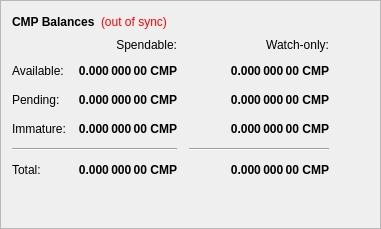
        <widget class="QFrame" name="frame">
         <property name="frameShape">
          <enum>QFrame::StyledPanel</enum>
         </property>
         <property name="frameShadow">
          <enum>QFrame::Raised</enum>
         </property>
         <layout class="QVBoxLayout" name="verticalLayout_4">
          <item>
           <layout class="QHBoxLayout" name="horizontalLayout_4">
            <item>
             <widget class="QLabel" name="label_5">
              <property name="font">
               <font>
                <weight>75</weight>
                <bold>true</bold>
               </font>
              </property>
              <property name="text">
               <string>CMP Balances</string>
              </property>
             </widget>
            </item>
            <item>
             <widget class="QLabel" name="labelWalletStatus">
              <property name="cursor">
               <cursorShape>WhatsThisCursor</cursorShape>
              </property>
              <property name="toolTip">
               <string>The displayed information may be out of date. Your wallet automatically synchronizes with the Cmp network after a connection is established, but this process has not completed yet.</string>
              </property>
              <property name="styleSheet">
               <string notr="true">QLabel { color: red; }</string>
              </property>
              <property name="text">
               <string notr="true">(out of sync)</string>
              </property>
              <property name="alignment">
               <set>Qt::AlignLeading|Qt::AlignLeft|Qt::AlignVCenter</set>
              </property>
             </widget>
            </item>
            <item>
             <spacer name="horizontalSpacer_3">
              <property name="orientation">
               <enum>Qt::Horizontal</enum>
              </property>
              <property name="sizeHint" stdset="0">
               <size>
                <width>40</width>
                <height>20</height>
               </size>
              </property>
             </spacer>
            </item>
           </layout>
          </item>
          <item>
           <layout class="QGridLayout" name="gridLayout">
            <property name="spacing">
             <number>12</number>
            </property>
            <item row="2" column="2">
             <widget class="QLabel" name="labelWatchPending">
              <property name="font">
               <font>
                <weight>75</weight>
                <bold>true</bold>
               </font>
              </property>
              <property name="cursor">
               <cursorShape>IBeamCursor</cursorShape>
              </property>
              <property name="toolTip">
               <string>Unconfirmed transactions to watch-only addresses</string>
              </property>
              <property name="text">
               <string notr="true">0.000 000 00 CMP</string>
              </property>
              <property name="alignment">
               <set>Qt::AlignRight|Qt::AlignTrailing|Qt::AlignVCenter</set>
              </property>
              <property name="textInteractionFlags">
               <set>Qt::LinksAccessibleByMouse|Qt::TextSelectableByKeyboard|Qt::TextSelectableByMouse</set>
              </property>
             </widget>
            </item>
            <item row="2" column="1">
             <widget class="QLabel" name="labelUnconfirmed">
              <property name="font">
               <font>
                <weight>75</weight>
                <bold>true</bold>
               </font>
              </property>
              <property name="cursor">
               <cursorShape>IBeamCursor</cursorShape>
              </property>
              <property name="toolTip">
               <string>Total of transactions that have yet to be confirmed, and do not yet count toward the spendable balance</string>
              </property>
              <property name="text">
               <string notr="true">0.000 000 00 CMP</string>
              </property>
              <property name="alignment">
               <set>Qt::AlignRight|Qt::AlignTrailing|Qt::AlignVCenter</set>
              </property>
              <property name="textInteractionFlags">
               <set>Qt::LinksAccessibleByMouse|Qt::TextSelectableByKeyboard|Qt::TextSelectableByMouse</set>
              </property>
             </widget>
            </item>
            <item row="3" column="2">
             <widget class="QLabel" name="labelWatchImmature">
              <property name="font">
               <font>
                <weight>75</weight>
                <bold>true</bold>
               </font>
              </property>
              <property name="cursor">
               <cursorShape>IBeamCursor</cursorShape>
              </property>
              <property name="toolTip">
               <string>Staked or masternode rewards in watch-only addresses that has not yet matured</string>
              </property>
              <property name="text">
               <string notr="true">0.000 000 00 CMP</string>
              </property>
              <property name="alignment">
               <set>Qt::AlignRight|Qt::AlignTrailing|Qt::AlignVCenter</set>
              </property>
              <property name="textInteractionFlags">
               <set>Qt::LinksAccessibleByMouse|Qt::TextSelectableByKeyboard|Qt::TextSelectableByMouse</set>
              </property>
             </widget>
            </item>
            <item row="4" column="0" colspan="2">
             <widget class="Line" name="lineSpendableBalance">
              <property name="orientation">
               <enum>Qt::Horizontal</enum>
              </property>
             </widget>
            </item>
            <item row="4" column="2">
             <widget class="Line" name="lineWatchBalance">
              <property name="sizePolicy">
               <sizepolicy hsizetype="Preferred" vsizetype="Fixed">
                <horstretch>0</horstretch>
                <verstretch>0</verstretch>
               </sizepolicy>
              </property>
              <property name="minimumSize">
               <size>
                <width>140</width>
                <height>0</height>
               </size>
              </property>
              <property name="orientation">
               <enum>Qt::Horizontal</enum>
              </property>
             </widget>
            </item>
            <item row="5" column="0">
             <widget class="QLabel" name="labelTotalText">
              <property name="text">
               <string>Total:</string>
              </property>
             </widget>
            </item>
            <item row="3" column="1">
             <widget class="QLabel" name="labelImmature">
              <property name="font">
               <font>
                <weight>75</weight>
                <bold>true</bold>
               </font>
              </property>
              <property name="cursor">
               <cursorShape>IBeamCursor</cursorShape>
              </property>
              <property name="toolTip">
               <string>Staked or masternode rewards that has not yet matured</string>
              </property>
              <property name="text">
               <string notr="true">0.000 000 00 CMP</string>
              </property>
              <property name="alignment">
               <set>Qt::AlignRight|Qt::AlignTrailing|Qt::AlignVCenter</set>
              </property>
              <property name="textInteractionFlags">
               <set>Qt::LinksAccessibleByMouse|Qt::TextSelectableByKeyboard|Qt::TextSelectableByMouse</set>
              </property>
             </widget>
            </item>
            <item row="2" column="3">
             <spacer name="horizontalSpacer_2">
              <property name="orientation">
               <enum>Qt::Horizontal</enum>
              </property>
              <property name="sizeHint" stdset="0">
               <size>
                <width>40</width>
                <height>20</height>
               </size>
              </property>
             </spacer>
            </item>
            <item row="3" column="0">
             <widget class="QLabel" name="labelImmatureText">
              <property name="text">
               <string>Immature:</string>
              </property>
             </widget>
            </item>
            <item row="5" column="1">
             <widget class="QLabel" name="labelTotal">
              <property name="font">
               <font>
                <weight>75</weight>
                <bold>true</bold>
               </font>
              </property>
              <property name="cursor">
               <cursorShape>IBeamCursor</cursorShape>
              </property>
              <property name="toolTip">
               <string>Your current total balance</string>
              </property>
              <property name="text">
               <string notr="true">0.000 000 00 CMP</string>
              </property>
              <property name="alignment">
               <set>Qt::AlignRight|Qt::AlignTrailing|Qt::AlignVCenter</set>
              </property>
              <property name="textInteractionFlags">
               <set>Qt::LinksAccessibleByMouse|Qt::TextSelectableByKeyboard|Qt::TextSelectableByMouse</set>
              </property>
             </widget>
            </item>
            <item row="5" column="2">
             <widget class="QLabel" name="labelWatchTotal">
              <property name="font">
               <font>
                <weight>75</weight>
                <bold>true</bold>
               </font>
              </property>
              <property name="cursor">
               <cursorShape>IBeamCursor</cursorShape>
              </property>
              <property name="toolTip">
               <string>Current total balance in watch-only addresses</string>
              </property>
              <property name="text">
               <string notr="true">0.000 000 00 CMP</string>
              </property>
              <property name="alignment">
               <set>Qt::AlignRight|Qt::AlignTrailing|Qt::AlignVCenter</set>
              </property>
              <property name="textInteractionFlags">
               <set>Qt::LinksAccessibleByMouse|Qt::TextSelectableByKeyboard|Qt::TextSelectableByMouse</set>
              </property>
             </widget>
            </item>
            <item row="0" column="2">
             <widget class="QLabel" name="labelWatchonly">
              <property name="text">
               <string>Watch-only:</string>
              </property>
              <property name="alignment">
               <set>Qt::AlignRight|Qt::AlignTrailing|Qt::AlignVCenter</set>
              </property>
             </widget>
            </item>
            <item row="1" column="0">
             <widget class="QLabel" name="labelBalanceText">
              <property name="text">
               <string>Available:</string>
              </property>
             </widget>
            </item>
            <item row="1" column="1">
             <widget class="QLabel" name="labelBalance">
              <property name="font">
               <font>
                <weight>75</weight>
                <bold>true</bold>
               </font>
              </property>
              <property name="cursor">
               <cursorShape>IBeamCursor</cursorShape>
              </property>
              <property name="toolTip">
               <string>Your current spendable balance</string>
              </property>
              <property name="text">
               <string notr="true">0.000 000 00 CMP</string>
              </property>
              <property name="alignment">
               <set>Qt::AlignRight|Qt::AlignTrailing|Qt::AlignVCenter</set>
              </property>
              <property name="textInteractionFlags">
               <set>Qt::LinksAccessibleByMouse|Qt::TextSelectableByKeyboard|Qt::TextSelectableByMouse</set>
              </property>
             </widget>
            </item>
            <item row="1" column="2">
             <widget class="QLabel" name="labelWatchAvailable">
              <property name="font">
               <font>
                <weight>75</weight>
                <bold>true</bold>
               </font>
              </property>
              <property name="cursor">
               <cursorShape>IBeamCursor</cursorShape>
              </property>
              <property name="toolTip">
               <string>Your current balance in watch-only addresses</string>
              </property>
              <property name="text">
               <string notr="true">0.000 000 00 CMP</string>
              </property>
              <property name="alignment">
               <set>Qt::AlignRight|Qt::AlignTrailing|Qt::AlignVCenter</set>
              </property>
              <property name="textInteractionFlags">
               <set>Qt::LinksAccessibleByMouse|Qt::TextSelectableByKeyboard|Qt::TextSelectableByMouse</set>
              </property>
             </widget>
            </item>
            <item row="2" column="0">
             <widget class="QLabel" name="labelPendingText">
              <property name="text">
               <string>Pending:</string>
              </property>
             </widget>
            </item>
            <item row="0" column="1">
             <widget class="QLabel" name="labelSpendable">
              <property name="text">
               <string>Spendable:</string>
              </property>
              <property name="alignment">
               <set>Qt::AlignRight|Qt::AlignTrailing|Qt::AlignVCenter</set>
              </property>
             </widget>
            </item>
           </layout>
          </item>
          <item>
           <spacer name="verticalSpacer_4">
            <property name="orientation">
             <enum>Qt::Vertical</enum>
            </property>
            <property name="sizeHint" stdset="0">
             <size>
              <width>20</width>
              <height>40</height>
             </size>
            </property>
           </spacer>
          </item>
         </layout>
        </widget>
